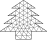

The script that drew this image:
# ------------------------------ LOAD LIBRARIES -------------------------------
#from netgen.geom2d import SplineGeometry
from ngsolve import *
from netgen.occ import * 
import os
from christmastree import ChristmasTreeGeometry

import matplotlib.cm as cm
ngsglobals.msg_level = 2

#For a Structured Grid
#from ngsolve.meshes import *

#Run:
# python3 drawmesh.py
# latexmk -pdf drawmesh.tex
# Delete mesh.tex before changing the mesh

# ----------------------------- DATA & PARAMETERS -----------------------------
lowerleft, upperright = (-1.1, -1.1), (1.1, 1.1)
h_max = 0.19
filename = "mesh.tex"

# ----------------------------------- MESH ------------------------------------
#geo = SplineGeometry()
#geo.AddRectangle(lowerleft, upperright, bc=1)
#mesh = Mesh(geo.GenerateMesh(maxh=h_max, quad_dominated=False) )

#r = 3-1

#Structured Grid
#mesh = MakeStructured2DMesh(quads=False, nx=2**r, ny=2**r,mapping = lambda x,y: (2*x-1,2*y-1))


#Structured Grid flipped triangles
#mesh = MakeStructured2DMesh(quads=False, nx=2**r, ny=2**r,mapping = lambda x,y: (2*x-1,2*y-1),flip_triangles=True)


#Unstructured Grid
#square = SplineGeometry()
#square.AddRectangle((-1.0, -1.0), (1.0, 1.0))
#ngmesh = square.GenerateMesh(maxh=1)
#mesh = Mesh(ngmesh)

#for i in range(r):
    #ngmesh.Refine()

#mesh = Mesh(ngmesh)

#Circle geometry
#output is not curved... maybe because we draw lines?
#maxh = 0.5**(r)
#geo = SplineGeometry()
#geo.AddCircle(c=(0,0),r=1,bc="circle")
#ngmesh = geo.GenerateMesh(maxh=maxh)
#Note that the mesh is not structured anymore, can we do this?
#mesh = Mesh(ngmesh)
#Curving the boundary, use degree high enough
#mesh.Curve(7)

#for maxh in [0.25,0.15,0.05]:
#mesh = Mesh(unit_square.GenerateMesh(maxh=maxh))
#wp = WorkPlane()
#wp.MoveTo(0,0).LineTo(1,0).LineTo(1,1).LineTo(2,1).LineTo(2,2).LineTo(0,2).LineTo(0,0).Close()
#geo=OCCGeometry(wp.Face(),dim=2)
#mesh = Mesh(geo.GenerateMesh(maxh=maxh))

geo = ChristmasTreeGeometry()
mesh = Mesh ( geo . GenerateMesh ( maxh =0.12))

# ------------------------- DRAW AND COLOUR ELEMENTS --------------------------

os.system('rm mesh.tex')

fid = open(filename, "a")
# skiped_els = []
for el in mesh.Elements():

    verts = [mesh.ngmesh.Points()[v.nr + 1] for v in el.vertices]
    #fid.write("\\draw[fill={:}]".format("els_bnd"))
    fid.write("\\draw[fill=none, draw=black!75]")
    for p in verts:
        fid.write("({:.5f},{:.5f}) --".format(p[0], p[1]))
    fid.write(" cycle;\n")

#For unit square
#fid.write("\\draw[black,line width=0.15pt] (0,0) -- (1,0) -- (1,1) -- (0,1) -- cycle;\n")
fid.write("\\draw[black,line width=0.2pt] (-0.2,0.2) -- (-0.2,0) -- (0.2,0) -- (0.2,0.2);\n")
fid.write("\\draw[black,line width=0.2pt] (0.2,0.2) -- (0.6,0.2) -- (0.3,0.4) -- (0.5,0.4) -- (0.2,0.6) -- (0.4,0.6) -- (0.1,0.8) -- (0.3,0.8) -- (0,1);\n")
fid.write("\\draw[black,line width=0.2pt] (-0.2,0.2) -- (-0.6,0.2) -- (-0.3,0.4) -- (-0.5,0.4) -- (-0.2,0.6) -- (-0.4,0.6) -- (-0.1,0.8) -- (-0.3,0.8) -- (0,1);\n")


fid.close()

os.system('pdflatex drawmesh.tex')
#os.system('cp drawmesh.pdf Lshapemesh_h{}.pdf'.format(maxh))
